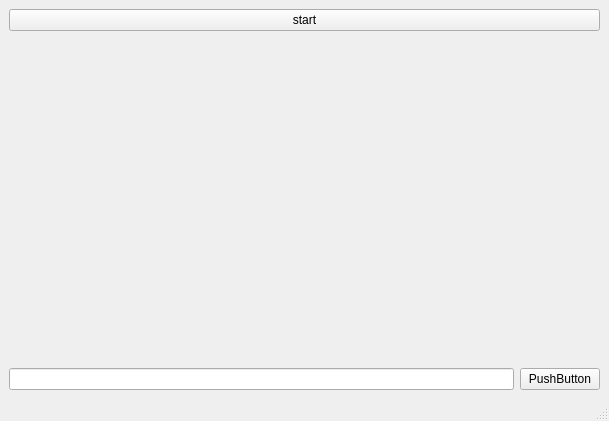
<?xml version="1.0" encoding="UTF-8"?>
<ui version="4.0">
 <class>MainWindow</class>
 <widget class="QMainWindow" name="MainWindow">
  <property name="geometry">
   <rect>
    <x>0</x>
    <y>0</y>
    <width>609</width>
    <height>421</height>
   </rect>
  </property>
  <property name="windowTitle">
   <string>MainWindow</string>
  </property>
  <widget class="QWidget" name="centralwidget">
   <layout class="QGridLayout" name="gridLayout">
    <item row="1" column="0" colspan="2">
     <widget class="QLabel" name="label">
      <property name="text">
       <string/>
      </property>
     </widget>
    </item>
    <item row="2" column="0">
     <widget class="QLineEdit" name="input_text"/>
    </item>
    <item row="2" column="1">
     <widget class="QPushButton" name="input">
      <property name="text">
       <string>PushButton</string>
      </property>
     </widget>
    </item>
    <item row="0" column="0" colspan="2">
     <widget class="QPushButton" name="pButton">
      <property name="text">
       <string>start</string>
      </property>
     </widget>
    </item>
   </layout>
  </widget>
  <widget class="QMenuBar" name="menubar">
   <property name="geometry">
    <rect>
     <x>0</x>
     <y>0</y>
     <width>609</width>
     <height>28</height>
    </rect>
   </property>
  </widget>
  <widget class="QStatusBar" name="statusbar"/>
 </widget>
 <resources/>
 <connections/>
</ui>
